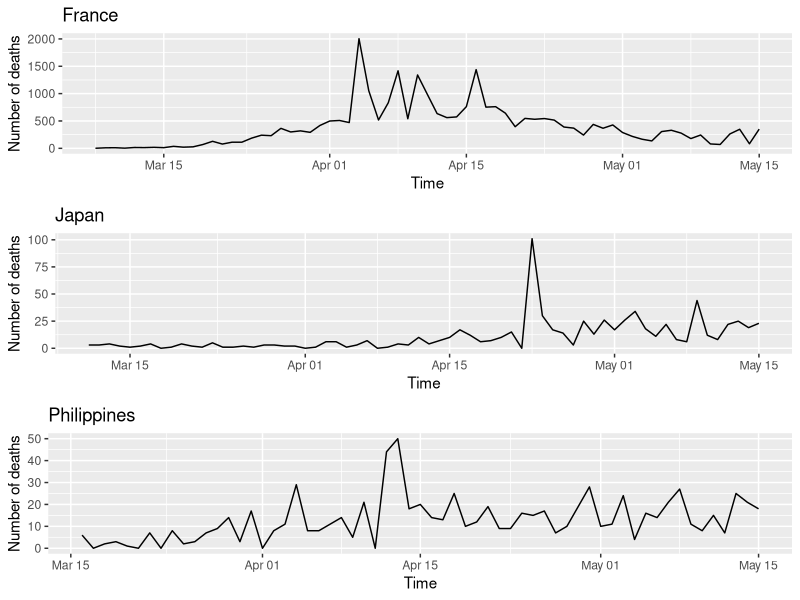
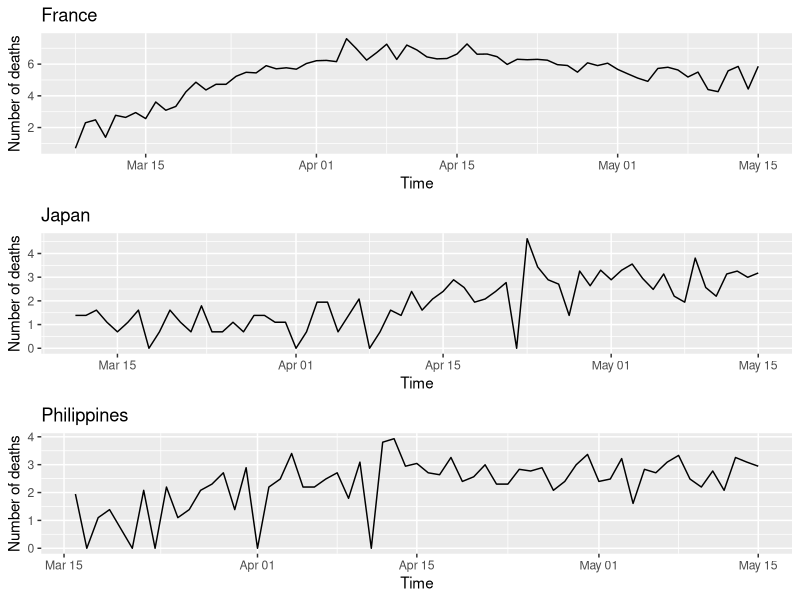
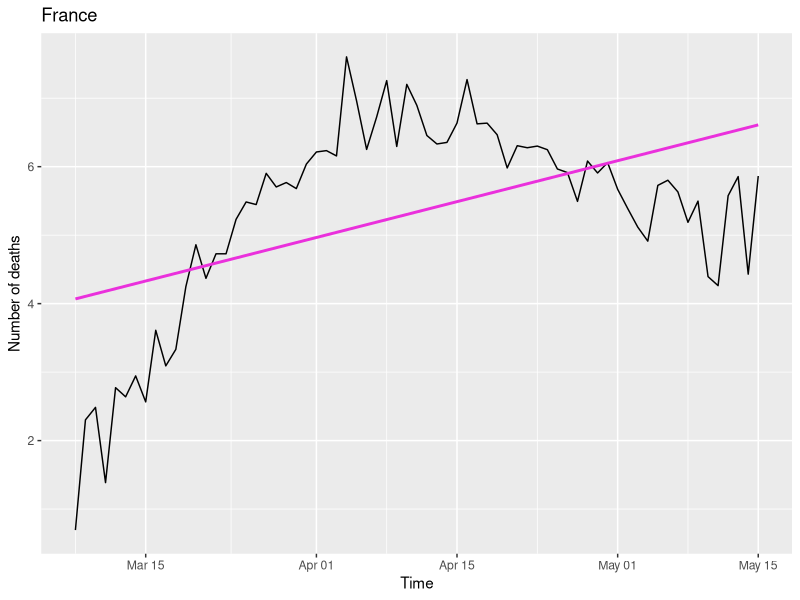
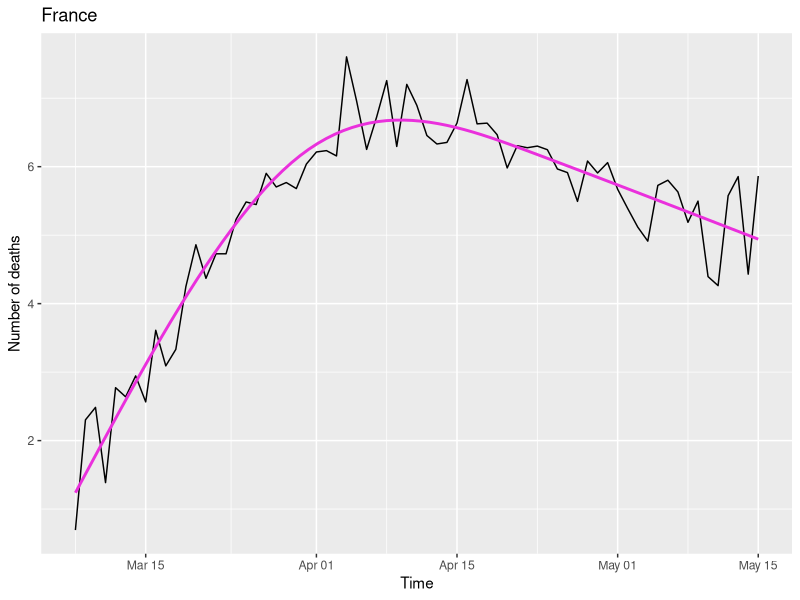
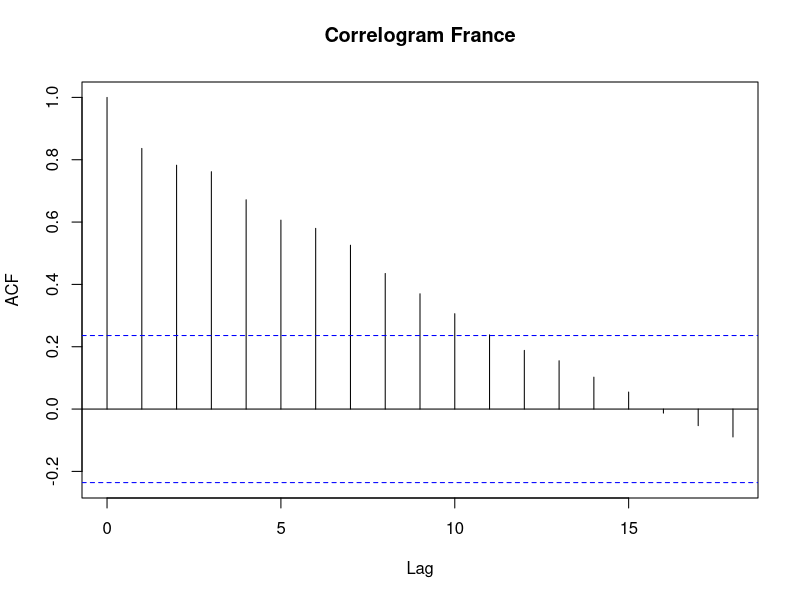
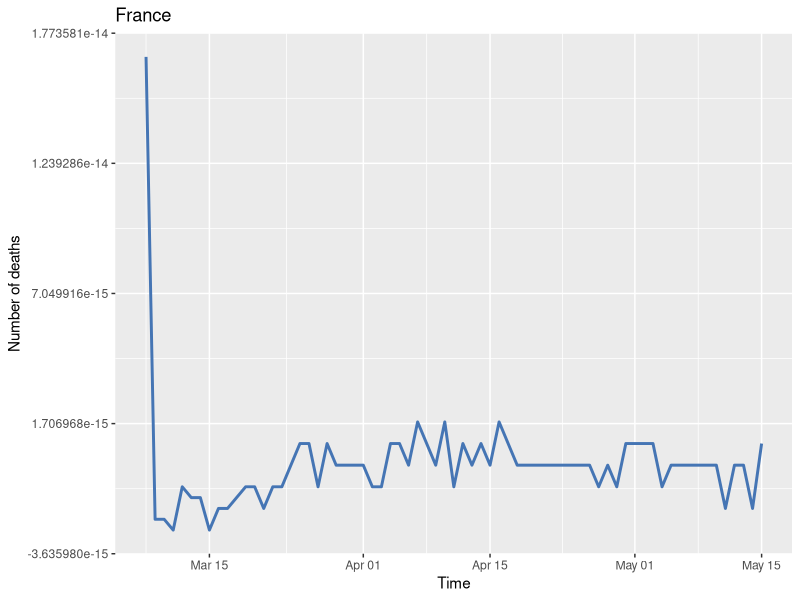
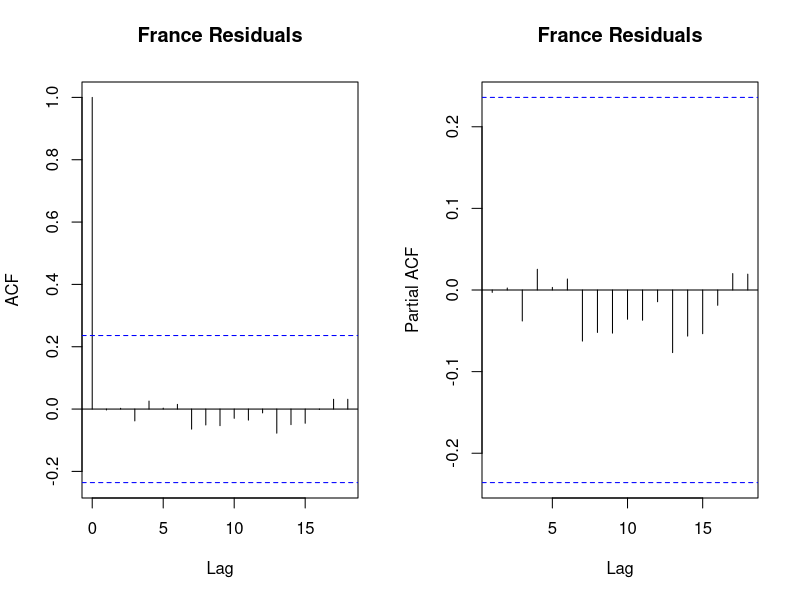
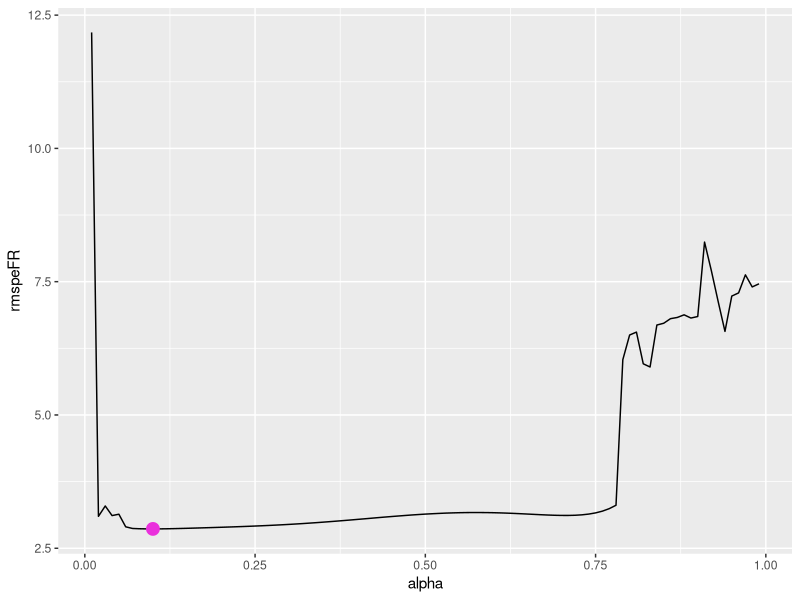

Write the R code that produced these figures, in order.
data <- read.csv("covid19_subset.csv")
str(data)
summary(data)
#I transform dataRep as.Date
data$dateRep <- as.Date(data$dateRep)
#I tranasform deaths as a time series
data$deaths <- ts(data$deaths)


library(tidyverse)

#I divide data io order to have for each country a data set
France <- data %>%
  filter(countriesAndTerritories=="France")
Japan <-data %>%
  filter(countriesAndTerritories=="Japan")
Philip <- data %>%
  filter(countriesAndTerritories=="Philippines")
#I now create training and test data set and I check which row
#is the 15th of May
which(France$dateRep<="2020-05-15")
which(Japan$dateRep<="2020-05-15")
which(Philip$dateRep<="2020-05-15")
trainFrance <- France[(1:69),]
trainJapan <- Japan[(1:66),]
trainPhilip <- Philip[(1:61),]
testFrance <- France[(70:85),]
testJapan <- Japan[(67:82),]
testPhilip <- Philip[(62:77),]


library(ggplot2) 
#Some exploratory analysis plots
plotFrance <- ggplot(trainFrance, aes(dateRep, deaths)) +
  ggtitle("France") +
  geom_line() +
  xlab("Time") + ylab("Number of deaths")
plotJapan <- ggplot(trainJapan, aes(dateRep, deaths)) +
  ggtitle("Japan") +
  geom_line() +
  xlab("Time") + ylab("Number of deaths")
plotPhilip <- ggplot(trainPhilip, aes(dateRep, deaths)) +
  ggtitle("Philippines") +
  geom_line() +
  xlab("Time") + ylab("Number of deaths")

library(gridExtra)

grid.arrange(plotFrance, plotJapan, plotPhilip, ncol = 1)

#from the plots above a log transformation is needed. I do it for bot
#trainig and test data set
trainFrance$deaths <- log(trainFrance$deaths+1)
trainJapan$deaths <- log(trainJapan$deaths+1)
trainPhilip$deaths <- log(trainPhilip$deaths+1)

testFrance$deaths <- log(testFrance$deaths+1)
testJapan$deaths <- log(testJapan$deaths+1)
testPhilip$deaths <- log(testPhilip$deaths+1)

plotFrance <- ggplot(trainFrance, aes(dateRep, deaths)) +
  ggtitle("France") +
  geom_line() +
  xlab("Time") + ylab("Number of deaths")
plotJapan <- ggplot(trainJapan, aes(dateRep, deaths)) +
  ggtitle("Japan") +
  geom_line() +
  xlab("Time") + ylab("Number of deaths")
plotPhilip <- ggplot(trainPhilip, aes(dateRep, deaths)) +
  ggtitle("Philippines") +
  geom_line() +
  xlab("Time") + ylab("Number of deaths")
grid.arrange(plotFrance, plotJapan, plotPhilip, ncol = 1)


#I create a linear model for France
France_linear <- lm(trainFrance$deaths ~ trainFrance$dateRep)$fitted.values
summary(lm(trainFrance$deaths ~ trainFrance$dateRep))
ggplot(trainFrance, aes(dateRep, deaths)) +
  ggtitle("France") +
  geom_line() +
  geom_line(aes(y=France_linear), color = "#EA30DC", size=1) +
  xlab("Time") + ylab("Number of deaths")
summary(lm(trainFrance$deaths ~ trainFrance$dateRep))
#here linear does not seem to be realistic based on the summary of the model

#I check non-linear model using spline for France
library(splines)
#number of knots q = 3 has been chosen as it is the smallest value that adequately remove trend
#based on the correlogram of residual series.
France_trend <- ns(trainFrance$deaths, 1)
France_spline <- lm(trainFrance$deaths ~ France_trend)
summary(France_spline)

plot_trend_France <- ggplot(trainFrance, aes(dateRep, deaths)) +
  ggtitle("France") +
  geom_line() +
  geom_smooth(method = "lm", formula = y ~ ns(x, 3), color = "#EA30DC", size=1, se = FALSE) +
  xlab("Time") + ylab("Number of deaths")
plot_trend_France
#I check if the correlogram confirm only trend and no seasonality
acf(trainFrance$deaths, main = "Correlogram France")
#I calculate the residual series
trainFrance$residual <- trainFrance$deaths - France_spline$fitted.values

plotFranceRes <- ggplot(trainFrance, aes(dateRep, residual)) +
  ggtitle("France") +
   geom_line(color = "#4575b4", size=1) +
  xlab("Time") + ylab("Number of deaths")
plotFranceRes
#I check for autocorrelation of the residuals
France_acf <- acf(trainFrance$residual, plot = FALSE)
France_pacf <- pacf(trainFrance$residual, plot = FALSE)
par(mfrow = 1:2)
plot(France_acf, main = "France Residuals")
plot(France_pacf, main = "France Residuals")
par(mfrow = c(1,1))


#forecasting for France
library(forecast)

#I use function holt because my data don't have seasonality and the series
#is not stationary
#I first check the best value for alpha
alpha <- seq(0.01, 0.99, by = 0.01)
rmspeFR <- NA
for(i in seq_along(alpha)) {
  fit <-  holt(ts(trainFrance$deaths), alpha = alpha[i], model = "AAN", h = 69)
  forca <- forecast(fit)
  rmspeFR[i] <- sqrt(sum((trainFrance$deaths-forca$mean)^2)/15)
}
best_alphaFR <- tibble(alpha, rmspeFR)
alphaFR.min <- filter(best_alphaFR, rmspeFR == min(rmspeFR))
ggplot(best_alphaFR, aes(alpha, rmspeFR)) +
  geom_line() +
  geom_point(data = alphaFR.min, aes(alpha, rmspeFR), size = 4, color =  "#EA30DC")
alphaFR.min$alpha
#best alpha = 0.1

#I now make forecasting using Exponential Smoothing with function holt
#and Auto ARIMA
par(mfrow = c(1,1))
pred_exp_FR <- holt(ts(trainFrance$deaths), alpha = 0.1, model = "AAN", h = 16)
forca_exp_FR <- forecast(pred_exp_FR, 16)
plot(forca_exp_FR)
rmspe_exp_FR <- sqrt(sum((testFrance$deaths - forca_exp_FR$mean)^2)/15)
rmspe_exp_FR


auto_arima_FR <- auto.arima(trainFrance$deaths)
forca_arima_FR <- forecast(auto_arima_FR, 16)
plot(forca_arima_FR)
rmspe_arima_FR <- sqrt(sum((testFrance$deaths - forca_arima_FR$mean)^2)/15)
rmspe_arima_FR


#Now I analyse the time series of Japan starting witha a linear model
trainJapan$fv_liear <- lm(trainJapan$deaths ~ trainJapan$dateRep)$fitted.values
ggplot(trainJapan, aes(dateRep, deaths)) +
  ggtitle("Japan") +
  geom_line() +
  geom_line(aes(y=fv_liear), color = "#EA30DC", size=1) +
  xlab("Time") + ylab("Number of deaths")
summary(lm(trainJapan$deaths ~ trainJapan$dateRep))
#here linear seems more realistic than France even though the trend is quite steep probably spline 
#could do a better job.
#I use spline and the compare the two models
#number of knots q = 3 has been chosen because is the best fitting for the data

Japan_trend <- ns(trainJapan$deaths, 3)
trainJapan$fv_spline <- lm(trainJapan$deaths ~ Japan_trend)$fitted.values
summary(lm(trainJapan$deaths ~ Japan_trend))

plotJapanTrans <- ggplot(trainJapan, aes(dateRep, deaths)) +
  ggtitle("Japan Spline") +
  geom_line() +
  geom_smooth(method = "lm", formula = y ~ ns(x, 3), color = "#EA30DC", size=1, se = FALSE) +
  xlab("Time") + ylab("Number of deaths")
plotJapanTrans
#The non-linear model seems to explain better the data
#I now calculate the residual series
trainJapan$spline_res <- trainJapan$deaths - trainJapan$fv_spline

plot_Japan_Spline_Res <- ggplot(trainJapan, aes(dateRep, spline_res)) +
  ggtitle("Japan Spline Residuals") +
  geom_line(color = "#4575b4", size=1) +
  xlab("Time") + ylab("Number of deaths")
plot_Japan_Spline_Res


#I check aoutocorrelation of the residuals
par(mfrow = 1:2)
acf(trainJapan$spline_res)
pacf(trainJapan$spline_res)
par(mfrow = c(1,1))




#I can start with forecasating
#As for France I choose the best value of alpha to use in the holt function
rmspeJ <- NA
for(i in seq_along(alpha)) {
  fit <-  holt(ts(trainJapan$deaths), alpha = alpha[i], model = "AAN", h = 66)
  forca <- forecast(fit)
  rmspeJ[i] <- sqrt(sum((trainJapan$deaths-forca$mean)^2)/15)
}
best_alphaJ <- tibble(alpha, rmspeJ)
alphaJ.min <- filter(best_alphaJ, rmspeJ == min(rmspeJ))
ggplot(best_alphaJ, aes(alpha, rmspeJ)) +
  geom_line() +
  geom_point(data = alphaJ.min, aes(alpha, rmspeJ), size = 4, color =  "#EA30DC")
alphaJ.min$alpha

#Exponential Smooth 
pred_exp_J <- holt(ts(trainJapan$deaths), alpha = 0.04, model = "AAN", h = 16)
forca_exp_J <- forecast(pred_exp_J, 16)
plot(forca_exp_J)
rmspe_exp_J <- sqrt(sum((testJapan$deaths - forca_exp_J$mean)^2)/15)
rmspe_exp_J

#Auto ARIMA
auto_arima_J <- auto.arima(trainJapan$deaths)
forca_arima_J <- forecast(auto_arima_J, 16)
plot(forca_arima_J)
rmspe_arima_J <- sqrt(sum((testJapan$deaths - forca_arima_J$mean)^2)/15)
rmspe_arima_J



#I noe analyse Philippines starting with the linear model
trainPhilip$fv_liear <- lm(trainPhilip$deaths ~ trainPhilip$dateRep)$fitted.values
ggplot(trainPhilip, aes(dateRep, deaths)) +
  ggtitle("Philippines") +
  geom_line() +
  geom_line(aes(y=fv_liear), color = "#EA30DC", size=1) +
  xlab("Time") + ylab("Number of deaths")
summary(lm(trainPhilip$deaths ~ trainPhilip$dateRep))


#I use now splines 
#number of knots q = 1 has been chosen as it is the smallest value that adequately remove trend
#based on the correlogram of residual series.
Philip_trend <- ns(trainPhilip$deaths,1)
trainPhilip$fv_spline <- lm(trainPhilip$deaths ~ Philip_trend)$fitted.values
summary(lm(trainPhilip$deaths ~ Philip_trend))

plotPhilipTrans <- ggplot(trainPhilip, aes(dateRep, deaths)) +
  ggtitle("Philippines Spline") +
  geom_line() +
  geom_smooth(method = "lm", formula = y ~ ns(x, 3), color = "#EA30DC", size=1, se = FALSE) +
  xlab("Time") + ylab("Number of deaths")
plotPhilipTrans
#I calculate the residual series
trainPhilip$spline_res <- trainPhilip$deaths - trainPhilip$fv_spline

plot_Philp_Spline_Res <- ggplot(trainPhilip, aes(dateRep, spline_res)) +
  ggtitle("Philippines Spline Residuals") +
  geom_line(color = "#4575b4", size=1) +
  xlab("Time") + ylab("Number of deaths")
plot_Philp_Spline_Res

#I now check autocorrelation
acf(trainPhilip$spline_res)
pacf(trainPhilip$spline_res)



#Prediction Philippines
rmspePH <- NA
for(i in seq_along(alpha)) {
  fit <-  holt(ts(trainPhilip$deaths), alpha = alpha[i], model = "AAN", h = 61)
  forca <- forecast(fit)
  rmspePH[i] <- sqrt(sum((trainPhilip$deaths-forca$mean)^2)/15)
}
best_alphaPH <- tibble(alpha, rmspePH)
alphaPH.min <- filter(best_alphaPH, rmspePH == min(rmspePH))
ggplot(best_alphaPH, aes(alpha, rmspePH)) +
  geom_line() +
  geom_point(data = alphaPH.min, aes(alpha, rmspePH), size = 4, color =  "#EA30DC")
alphaPH.min$alpha


pred_exp_PH <- holt(ts(trainPhilip$deaths), alpha = 0.04, model = "AAN", h = 16)
forca_exp_PH <- forecast(pred_exp_PH, 16)
plot(forca_exp_PH)
rmspe_exp_PH <- sqrt(sum((testPhilip$deaths - forca_exp_PH$mean)^2)/15)
rmspe_exp_PH


auto_arima_PH <- auto.arima(trainPhilip$deaths)
forca_arima_PH <- forecast(auto_arima_PH, 16)
plot(forca_arima_PH)
rmspe_arima_PH <- sqrt(sum((testPhilip$deaths - forca_arima_PH$mean)^2)/15)
rmspe_arima_PH


#I now create plots fo the three countries using all data and spline to draw trends
#and a red line to divide data in training and test data set and thus 
#compare them with the forecasting plots
Gen_France_trend <- ns(France$deaths, 1)
Gen_France_spline <- lm(France$deaths ~ Gen_France_trend)
Gen_plotFrance <- ggplot(France, aes(dateRep, log(deaths))) +
  ggtitle("France") +
  geom_line() +
  geom_vline(xintercept=as.numeric(France$dateRep[69]), colour = "red") +
  geom_smooth(method = "lm", formula = y ~ ns(x, 3), color = "#EA30DC", size=1, se = FALSE) +
  xlab("Time") + ylab("Number of deaths")
Gen_plotFrance

Gen_Japan_trend <- ns(trainJapan$deaths, 3)
Gen_Japan_spline <- lm(trainJapan$deaths ~ Gen_Japan_trend)
Gen_plotJapan <- ggplot(Japan, aes(dateRep, log(deaths))) +
  ggtitle("Japan") +
  geom_line() +
  geom_vline(xintercept=as.numeric(Japan$dateRep[69]), colour = "red") +
  geom_smooth(method = "lm", formula = y ~ ns(x, 3), color = "#EA30DC", size=1, se = FALSE) +
  xlab("Time") + ylab("Number of deaths")
Gen_plotJapan

Gen_Philip_trend <- ns(Philip$deaths, 1)
Gen_Philip_spline <- lm(Philip$deaths ~ Gen_Philip_trend)
Gen_plotPhilip <- ggplot(Philip, aes(dateRep, log(deaths))) +
  ggtitle("Philippines") +
  geom_line() +
  geom_vline(xintercept=as.numeric(Philip$dateRep[69]), colour = "red") +
  geom_smooth(method = "lm", formula = y ~ ns(x, 3), color = "#EA30DC", size=1, se = FALSE) +
  xlab("Time") + ylab("Number of deaths")
Gen_plotPhilip

